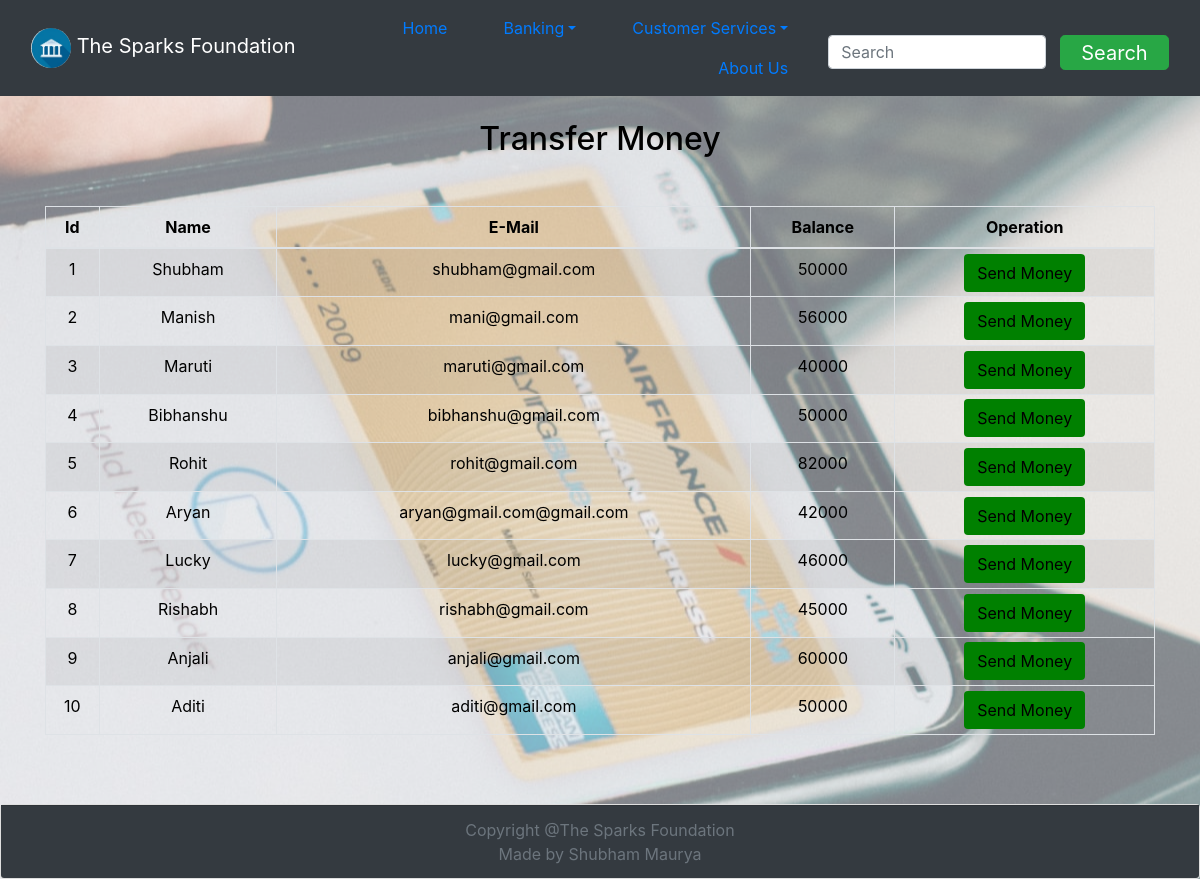
The app's page /transfermoney.php with its own data.
### tables this page shows
CREATE TABLE `users` (
  `id` int(3) NOT NULL,
  `name` text NOT NULL,
  `email` varchar(30) NOT NULL,
  `balance` int(8) NOT NULL
);

### transfermoney.php (the view, shortened to what this page needs)
<!DOCTYPE html>
<html lang="en">
<head>
    <link rel="stylesheet" href="https://maxcdn.bootstrapcdn.com/bootstrap/4.0.0/css/bootstrap.min.css">
    <link rel="stylesheet" type="text/css" href="style.css">
</head>
<body style="background-image: linear-gradient(rgba(255, 255, 255, 0.5), rgba(255, 255, 255, 0.5)),
                  url('images/sendmoney.jpg'); background-position: center">
<?php
    include 'config.php';
    $sql = "SELECT * FROM users";
    $result = mysqli_query($conn,$sql);
?>
<?php
  include 'navbar.php';
?>
<div class="container" style="margin-bottom:8rem;">
        <h2 class="text-center pt-4" style="color : black; margin-bottom:-2rem">Transfer Money</h2>
        <br>
            <div class="row">
                <div class="col">
                    <div class="table-responsive-sm">
                    <table class="table table-hover table-sm table-striped table-condensed table-bordered" style="border-color:black;">
                        <thead style="color : black;">
                            <tr>
                            <th scope="col" class="text-center py-2">Id</th>
                            <th scope="col" class="text-center py-2">Name</th>
                            <th scope="col" class="text-center py-2">E-Mail</th>
                            <th scope="col" class="text-center py-2">Balance</th>
                            <th scope="col" class="text-center py-2">Operation</th>
                            </tr>
                        </thead>
                        <tbody>
                <?php
                    $counter = 1;
                    while($rows=mysqli_fetch_assoc($result)){
                ?>
                    <tr style="color : black; text-align:center;">
                        <td class="py-2"><?php echo $counter ?></td>
                        <td class="py-2"><?php echo $rows['name']?></td>
                        <td class="py-2"><?php echo $rows['email']?></td>
                        <td class="py-2"><?php echo $rows['balance']?></td>
                        <td><a href="select_user_details.php?id= <?php echo $rows['id'] ;?>"> <button type="button" class="btn" style="background-color : green;">Send Money</button></a></td>
                    </tr>
                <?php
                    $counter++ ; }
                ?>
                        </tbody>
                    </table>
                    </div>
                </div>
            </div>
         </div>
          <footer class="fixed-bottom ">
 <div class="card text-center">
        <div class="card-footer text-muted bg-dark">
            Copyright @The Sparks Foundation <br> Made by Shubham Maurya
        </div>
    </div>
 </footer>
</body>
</html>

### navbar.php (shortened to what this page needs)
<nav class="navbar navbar-expand-lg navbar-dark bg-dark sticky-top">
        <div class="container-fluid">
            <a class="navbar-brand" href="#">
                <img src="images/bank logo.jpg " class="bd-placeholder-img rounded-circle" width="40" height="40" class="d-inline-block align-top" alt="">
                The Sparks Foundation
              </a>
            <div class="collapse navbar-collapse justify-content-end " id="navbarSupportedContent">
                <ul class="nav nav-pills justify-content-end">
                    <li class="nav-item">
                        <a class="nav-link" aria-current="page" href="index.php">Home</a>
                    </li>
                    <li class="nav-item dropdown">
                        <a class="nav-link dropdown-toggle" data-bs-toggle="dropdown" href="#" role="button"
                            aria-expanded="false">Banking</a>
                    </li>
                    <li class="nav-item dropdown">
                        <a class="nav-link dropdown-toggle" data-bs-toggle="dropdown" href="#" role="button"
                            aria-expanded="false">Customer Services</a>
                    </li>
                    <li class="nav-item">
                        <a id="link" class="nav-link" href="#about">About Us</a>
                    </li>
                </ul>
                <form class="d-flex search-items">
                    <input class="form-control me-2" type="search" placeholder="Search" aria-label="Search">
                    <button class="btn btn-success btn-lg " type="submit">Search</button>
                </form>
            </div>
        </div>
    </nav>

### style.css (style rules this page uses)
.nav-item a { margin-right: 1.5rem; }
.search-items { display: flex; flex-direction: row; justify-content: space-between; }
.search-items input { width: 64%; height: 100%; margin-top: 0.5rem; }
.search-items button { width: 32%; height: 100%; margin-top: 8px; padding-top: 2px; padding-bottom: 1px; }
.row { margin-top: 5%; display: flex; justify-content: space-between; }

### transfermoney.php (style rules this page uses)
button { transition: 1.5s; }

### records on screen
users: name "Shubham", email "shubham@gmail.com", balance "50000"
users: name "Manish", email "mani@gmail.com", balance "56000"
users: name "Maruti", email "maruti@gmail.com", balance "40000"
users: name "Bibhanshu", email "bibhanshu@gmail.com", balance "50000"
users: name "Rohit", email "rohit@gmail.com", balance "82000"
users: name "Aryan", email "aryan@gmail.com@gmail.com", balance "42000"
users: name "Lucky", email "lucky@gmail.com", balance "46000"
users: name "Rishabh", email "rishabh@gmail.com", balance "45000"
users: name "Anjali", email "anjali@gmail.com", balance "60000"
users: name "Aditi", email "aditi@gmail.com", balance "50000"
